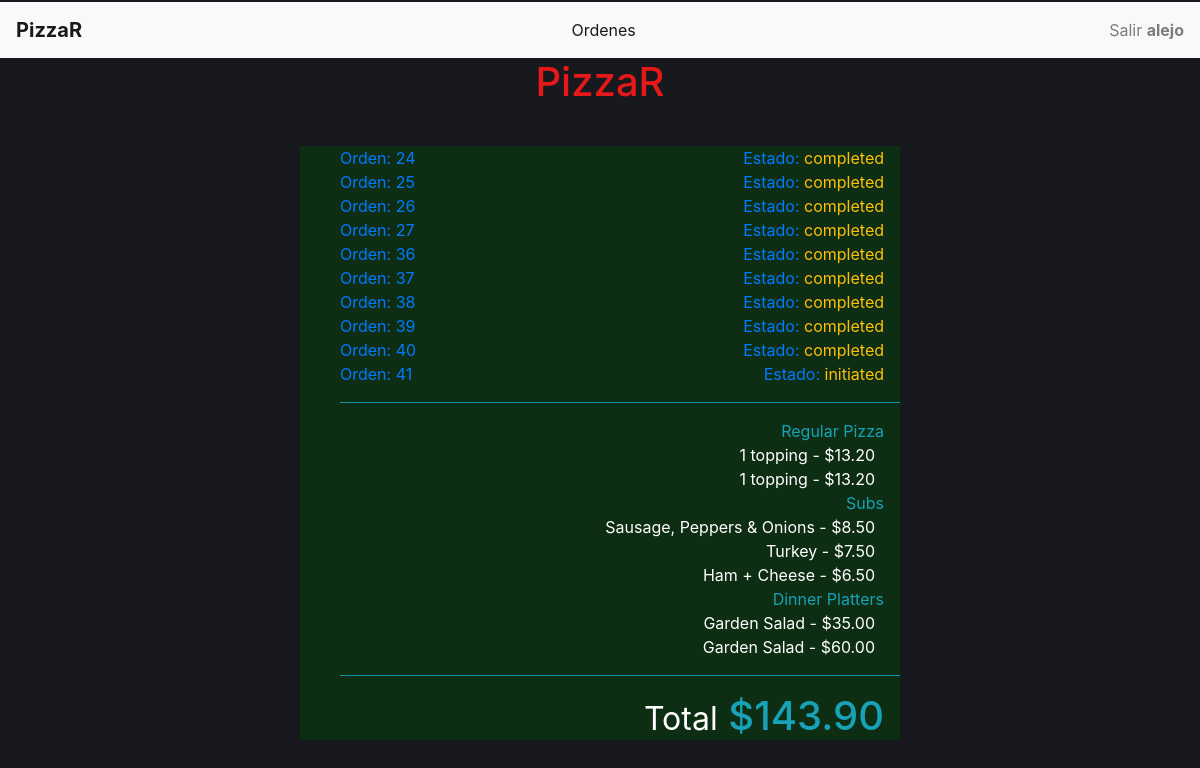
/my_orders/25 (signed in), run on the app's committed database.
### orders/models.py (models this page shows, shortened)
class User_order(models.Model):
    user=models.ForeignKey(User,on_delete=models.CASCADE)
    order_number=models.IntegerField()
    topping_allowance=models.IntegerField(default=0)
    status=models.CharField(max_length=64,default='initiated')

class Order2(models.Model):
    user=models.ForeignKey(User,on_delete=models.CASCADE)
    number=models.IntegerField()
    category=models.CharField(max_length=64,null=True)
    name=models.CharField(max_length=64)
    price=models.DecimalField(max_digits=4,decimal_places=2)
    def __str__(self):
        return f"{self.name} - ${self.price} "

### orders/views.py (the view)
# urls.py: path("my_orders/<str:order_number>", views.my_orders, name="my_orders"),
def my_orders(request,order_number):
    context = {
        "Checkout":Order2.objects.filter(user=request.user,number=order_number),
        "Checkout_category":Order2.objects.filter(user=request.user,number=order_number).values_list('category').distinct(),
        "Total":list(Order2.objects.filter(user=request.user,number=order_number).aggregate(Sum('price')).values())[0],
        "user":request.user,
        "Category": Category.objects.all(),
        "Order_number":order_number,
        "All_orders":User_order.objects.filter(user=request.user),
        "Status":User_order.objects.get(user=request.user,order_number=order_number).status
    }
    return render(request,"my_orders.html",context)

### orders/templates/my_orders.html (shortened to what this page needs)
<!DOCTYPE html>
<html style="height:100%">
<head>
    {% load static %}
    <link rel="stylesheet" type="text/css" href="{% static 'styles.css' %}">
    <link rel="stylesheet" href="https://maxcdn.bootstrapcdn.com/bootstrap/4.1.3/css/bootstrap.min.css">
</head>
<body style="margin-top: 2px; background-color: rgb(24, 24, 31); height:100%">
    {% if Category %}
    <nav class="navbar navbar-light bg-light" style="background-color: rgb(27, 27, 27);">
        <a class="navbar-brand" href="{% url 'index' %}"> <b>PizzaR</b> </a>
        <ul class="navbar-nav ml-auto">
            <li class="nav-item active">
                <a class="nav-link" href="{% url 'my_orders' Order_number %}">
                    Ordenes
                </a>
            </li>
        </ul>
        <ul class="navbar-nav ml-auto">
            <li class="nav-item">
                <a class="nav-link " href="{% url 'logout' %}">
                    Salir <strong>{{user.username}}</strong>
                </a>
            </li>
        </ul>
    </nav>
    {% endif %}
    <h1 class='text-center m-0'><a style="color: rgb(230, 25, 25);" href="{% url 'index' %}">PizzaR</a></h1>
    <div id='my_orders_container' style="margin-top: 40px;" class='w-50 mx-auto'>
        <div class=' text-left pr-3'>
            <ul>
                {% for number in All_orders%}
                <a href="{% url 'my_orders' number.order_number %}">
                    <li><span>Orden: {{number.order_number}}</span><span class='float-right'>Estado: <span
                                id="status2" class='text-warning'>{{number.status}}</span></span></li>
                </a>
                {% endfor %}
            </ul>
        </div>
        <ul>
            <hr class='bg-info'>
            {% for check_cat in Checkout_category %}
            <li class='text-info text-right pr-3'>{{check_cat|cut:"("|cut:")"|cut:","|cut:"'"}}</li>
            {% for row in Checkout %}
            {% if row.category == check_cat|cut:"("|cut:")"|cut:","|cut:"'"  %}
            <li class='pr-3 text-right'>{{row}}&nbsp;</li>
            {% endif %}
            {% endfor %}
            {% endfor %}
            <hr class='bg-info'>
            <li class='text-info text-right pr-3 '>
                <h1><small class='text-white'>Total</small> ${{Total|floatformat:2}}</h1>
            </li>
        </ul>
    </div>
</body>
</html>

### orders/static/styles.css (style rules this page uses)
li { list-style-type: none; }
#my_orders_container { background-color: rgba(4, 65, 9, 0.548); color: white; }

### data on the page
User_order: order_number "24", status "completed"
User_order: order_number "25", status "completed"
User_order: order_number "26", status "completed"
User_order: order_number "27", status "completed"
User_order: order_number "36", status "completed"
User_order: order_number "37", status "completed"
User_order: order_number "38", status "completed"
User_order: order_number "39", status "completed"
User_order: order_number "40", status "completed"
User_order: order_number "41", status "initiated"
Order2: name+price "1 topping - $13.20"
Order2: name+price "1 topping - $13.20"
Order2: name+price "Sausage, Peppers & Onions - $8.50"
Order2: name+price "Turkey - $7.50"
Order2: name+price "Ham + Cheese - $6.50"
Order2: name+price "Garden Salad - $35.00"
Order2: name+price "Garden Salad - $60.00"

### other printed values
{{ user.username }} "alejo"
{{ check_cat|cut:"("|cut:")"|cut:","|cut:"'" }} "Regular Pizza" "Subs" "Dinner Platters"
{{ Total|floatformat:2 }} "143.90"
